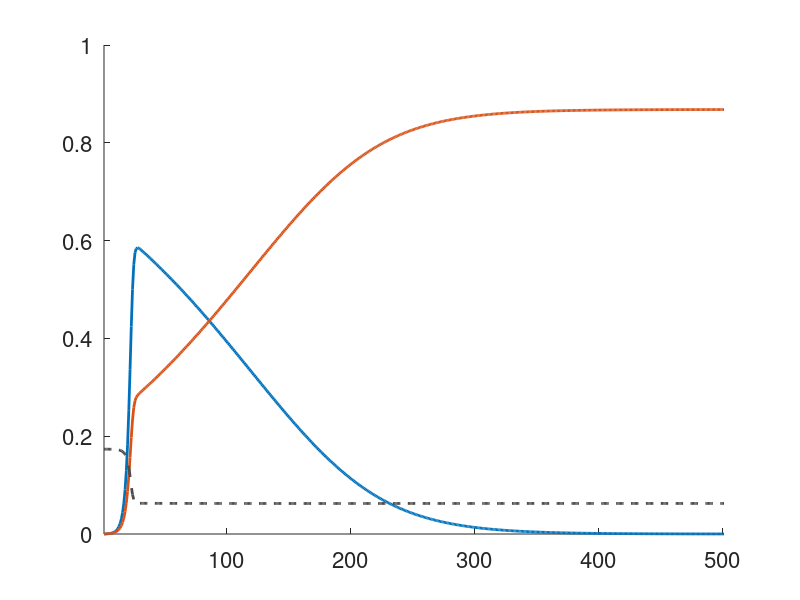
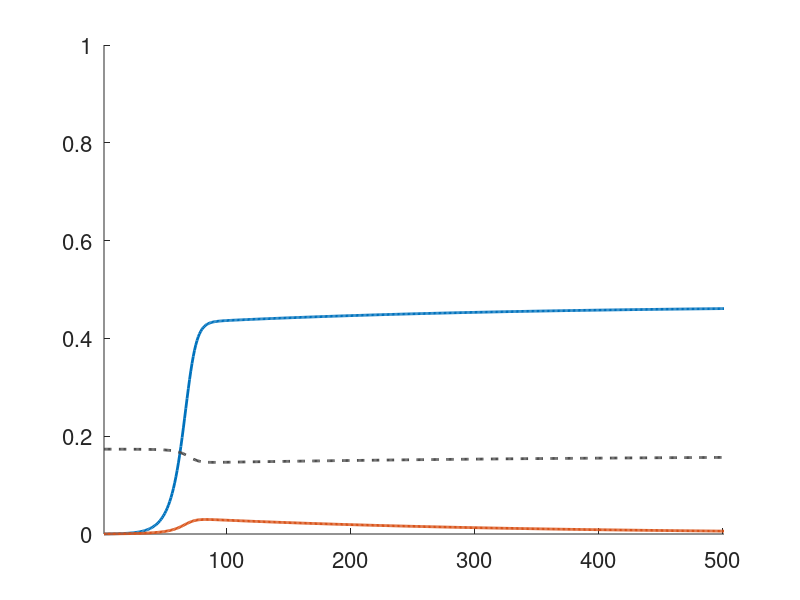

Recreate these plots in MATLAB, in order.
% This script generates the two 'single trial' panels in Figure 4. The
% remaining 'overview' panel in Figure 4 was made in powerpoint using the
% data saved in "Eq_Genotype_Freqs_N=20.mat" and plotted in heatmap form
% in Figure 2.

clearvars
close all
clc

% Specify parameter inputs %%%%%%%%%%%%%%%%%%%%%%%%%%%%%%%%%%%%%%%%%%%%%%%%

T=500; % Generations.
B=1.435; % Benefit of cooperation.
CG=0.1; % Cost of cooperation.
CC=0.2; % Cost of plasmid carriage. 
N = 20; % Number of founders.
beta=0.95; % Plasmid transfer rate.

% specify initial genotype frequencies
x12(1) = 0.0001; % Initial frequency of genotype 12.
x11(1) = 0.0001; % Initial frequency of genotype 11.
x22(1) = 0.0001; % Initial frequency of genotype 22.
x21(1) = 0.0001; % Initial frequency of genotype 21.
x20(1) = 0.0001; % Initial frequency of genotype 20.
x10(1) = 0.9995;  % Initial frequency of genotype 10 (chromosomal defectors initially common).

%%%%%%%%%%%%%%%%%%%%%%%%%%%%%%%%%%%%%%%%%%%%%%%%%%%%%%%%%%%%%%%%%%%%%%%%%%%


for s=[0.1 0.3]; % Plasmid loss rate (we plot graphs for two different values)


% The following code iterates the population genetic recursions described
% in the Appendix. It is copied from the 
% "FINAL_Script_to_generate_equilibrium_genotype_frequencies" script.

for t=1:T % Iterate recursions over T generations.   
    
    % Using for loops, we calculate patch cooperator frequencies,
    % for members of each genotype. In other words, here, we are
    % calculating the m_{A} terms described in the Appendix.
    
    clear m
    
    for i=[0:2]  % no. of 20,21 individuals
        for j=[0:2] % no. of 22,12 individuals
            for k=[0:2] % no. of 10 individuals
                for l=[0:2] % no. of 11 individuals
                    if i+j+k+l==2 || i+j+k+l==1
                          K=i+j+k+l;
                          m(i+1,j+1,k+1,l+1)= ( N*(i+j)+ beta*j*k + (K-N)*(beta*x10(t)*(-j+x12(t)*(K-N+1)+x22(t)*(K-N+1))+x12(t)*(-(beta*k+N))-x22(t)*(beta*k+N)-N*(x20(t)+x21(t))) )/(N^2) ;
                    end
                end
            end
        end
    end
    m10= m(0+1,0+1,1+1,0+1);
    m11= m(0+1,0+1,0+1,1+1);
    m12= m(0+1,1+1,0+1,0+1);
    m20= m(1+1,0+1,0+1,0+1);
    m21= m(1+1,0+1,0+1,0+1);
    m22= m(0+1,1+1,0+1,0+1);
    
    m2210= m(0+1,1+1,1+1,0+1);
    m2211= m(0+1,1+1,0+1,1+1);
    m2212= m(0+1,2+1,0+1,0+1);
    m2220= m(1+1,1+1,0+1,0+1);
    m2221= m(1+1,1+1,0+1,0+1);
    m2222= m(0+1,2+1,0+1,0+1);
    
    m2110= m(1+1,0+1,1+1,0+1);
    m2111= m(1+1,0+1,0+1,1+1);
    m2112= m(1+1,1+1,0+1,0+1);
    m2121= m(2+1,0+1,0+1,0+1);
    m2120= m(2+1,0+1,0+1,0+1);
    
    m2010= m(1+1,0+1,1+1,0+1);
    m2011= m(1+1,0+1,0+1,1+1);
    m2012= m(1+1,1+1,0+1,0+1);
    m2020= m(2+1,0+1,0+1,0+1);

    m1210= m(0+1,1+1,1+1,0+1);
    m1211= m(0+1,1+1,0+1,1+1);
    m1212= m(0+1,2+1,0+1,0+1);

    m1110= m(0+1,0+1,1+1,1+1);
    m1111= m(0+1,0+1,0+1,2+1);
   
    m1010= m(0+1,0+1,2+1,0+1);  
    
    % Having calculated patch cooperator frequencies, we can now explicitly
    % calculate mean population fitness (equation also given in the
    % Appendix).
    
    W(t) = (x22(t)*((1/N)*(1+m22*B-CG-CC)+((N-1)/N)*(x22(t)*(1+m2222*B-CG-CC)+x21(t)*(1+m2221*B-CG-CC)+x20(t)*(1+beta)*(1+m2220*B-CG-CC)+x12(t)*(1+m2212*B-CG-CC)+x11(t)*(1+m2211*B-CG-CC)+x10(t)*(1+m2210*B-CG-CC)))+beta*((N-1)/N)*x20(t)*x12(t)*(1+m2012*B-CG-CC))+(x21(t)*((1/N)*(1+m21*B-CG-CC)+((N-1)/N)*(x22(t)*(1+m2221*B-CG-CC)+x21(t)*(1+m2121*B-CG-CC)+x20(t)*(1+beta)*(1+m2120*B-CG-CC)+x12(t)*(1+m2112*B-CG-CC)+x11(t)*(1+m2111*B-CG-CC)+x10(t)*(1+m2110*B-CG-CC)))+beta*((N-1)/N)*x20(t)*x11(t)*(1+m2011*B-CG-CC))+(x20(t)*((1/N)*(1+m20*B-CG)+((N-1)/N)*(x22(t)*(1-beta)*(1+m2220*B-CG)+x21(t)*(1-beta)*(1+m2120*B-CG)+x20(t)*(1+m2020*B-CG)+x12(t)*(1-beta)*(1+m2012*B-CG)+x11(t)*(1-beta)*(1+m2011*B-CG)+x10(t)*(1+m2010*B-CG))))+(x12(t)*((1/N)*(1+m12*B-CG-CC)+((N-1)/N)*(x22(t)*(1+m2212*B-CG-CC)+x21(t)*(1+m2112*B-CG-CC)+x20(t)*(1+m2012*B-CG-CC)+x12(t)*(1+m1212*B-CG-CC)+x11(t)*(1+m1211*B-CG-CC)+x10(t)*(1+beta)*(1+m1210*B-CG-CC)))+beta*((N-1)/N)*x22(t)*x10(t)*(1+m2210*B-CG-CC))+(x11(t)*((1/N)*(1+m11*B-CC)+((N-1)/N)*(x22(t)*(1+m2211*B-CC)+x21(t)*(1+m2111*B-CC)+x20(t)*(1+m2011*B-CC)+x12(t)*(1+m1211*B-CC)+x11(t)*(1+m1111*B-CC)+x10(t)*(1+beta)*(1+m1110*B-CC)))+beta*((N-1)/N)*x21(t)*x10(t)*(1+m2110*B-CC))+(x10(t)*((1/N)*(1+m10*B)   +((N-1)/N)*(x22(t)*(1-beta)*(1+m2210*B)   +x21(t)*(1-beta)*(1+m2110*B)   +x20(t)*(1+m2010*B)   +x12(t)*(1-beta)*(1+m1210*B)   +x11(t)*(1-beta)*(1+m1110*B)   +x10(t)*(1+m1010*B))));

    % Having calculated patch cooperator frequencies and mean population
    % fitness, we can now explicitly calculate the frequency of each
    % genotype after selection (and before plasmid loss).
    
    x22M = (x22(t)*((1/N)*(1+m22*B-CG-CC)+((N-1)/N)*(x22(t)*(1+m2222*B-CG-CC)+x21(t)*(1+m2221*B-CG-CC)+x20(t)*(1+beta)*(1+m2220*B-CG-CC)+x12(t)*(1+m2212*B-CG-CC)+x11(t)*(1+m2211*B-CG-CC)+x10(t)*(1+m2210*B-CG-CC)))+beta*((N-1)/N)*x20(t)*x12(t)*(1+m2012*B-CG-CC))/W(t); 
    x21M = (x21(t)*((1/N)*(1+m21*B-CG-CC)+((N-1)/N)*(x22(t)*(1+m2221*B-CG-CC)+x21(t)*(1+m2121*B-CG-CC)+x20(t)*(1+beta)*(1+m2120*B-CG-CC)+x12(t)*(1+m2112*B-CG-CC)+x11(t)*(1+m2111*B-CG-CC)+x10(t)*(1+m2110*B-CG-CC)))+beta*((N-1)/N)*x20(t)*x11(t)*(1+m2011*B-CG-CC))/W(t);  
    x20M = (x20(t)*((1/N)*(1+m20*B-CG)+((N-1)/N)*(x22(t)*(1-beta)*(1+m2220*B-CG)+x21(t)*(1-beta)*(1+m2120*B-CG)+x20(t)*(1+m2020*B-CG)+x12(t)*(1-beta)*(1+m2012*B-CG)+x11(t)*(1-beta)*(1+m2011*B-CG)+x10(t)*(1+m2010*B-CG))))/W(t);
    x12M = (x12(t)*((1/N)*(1+m12*B-CG-CC)+((N-1)/N)*(x22(t)*(1+m2212*B-CG-CC)+x21(t)*(1+m2112*B-CG-CC)+x20(t)*(1+m2012*B-CG-CC)+x12(t)*(1+m1212*B-CG-CC)+x11(t)*(1+m1211*B-CG-CC)+x10(t)*(1+beta)*(1+m1210*B-CG-CC)))+beta*((N-1)/N)*x22(t)*x10(t)*(1+m2210*B-CG-CC))/W(t); 
    x11M = (x11(t)*((1/N)*(1+m11*B-CC)+((N-1)/N)*(x22(t)*(1+m2211*B-CC)+x21(t)*(1+m2111*B-CC)+x20(t)*(1+m2011*B-CC)+x12(t)*(1+m1211*B-CC)+x11(t)*(1+m1111*B-CC)+x10(t)*(1+beta)*(1+m1110*B-CC)))+beta*((N-1)/N)*x21(t)*x10(t)*(1+m2110*B-CC))/W(t);
    x10M = (x10(t)*((1/N)*(1+m10*B)   +((N-1)/N)*(x22(t)*(1-beta)*(1+m2210*B)   +x21(t)*(1-beta)*(1+m2110*B)   +x20(t)*(1+m2010*B)   +x12(t)*(1-beta)*(1+m1210*B)   +x11(t)*(1-beta)*(1+m1110*B)   +x10(t)*(1+m1010*B))))/W(t);
      
    % And finally, we can calculate the freqeuncy of each genotype after
    % plasmid loss. This gives the frequency of each genotype at the start 
    % of the next generation, which is why we enter these values into the 
    % (t+1) position in the genotype frequency arrays.
    x22(t+1) = x22M*(1-s);
    x21(t+1) = x21M*(1-s);
    x20(t+1) = x20M + x21M*s + x22M*s;
    x12(t+1) = x12M*(1-s);
    x11(t+1) = x11M*(1-s);
    x10(t+1) = x10M + x12M*s + x11M*s;
    
end

% This records the plasmid frequency over time.
res_plas = x22+x21+x12+x11 ; 

% This records the cooperator frequency over time.
res_coop = x21+x22+x12+x20 ; 

% This records plasmid relatedness over time.
res_rel = (((x12 + x22) - (beta.*(x12 + x22).*(N - 1).*((x12 + x22) + (x11 + x21) - 1))./N).^2 - ((x12 + x22) + (x12 + x22).^2.*(N - 1) - (2.*beta.*(x12 + x22).*(N - 1).*((x12 + x22) + (x11 + x21) - 1).*(N.*(x12 + x22) - 2.*(x12 + x22) + 1))./N - (beta.^2.*(x12 + x22).*(N - 1).*((x12 + x22) + (x11 + x21) - 1).*(N.*(x12 + x22) - 2.*(x12 + x22) + 1))./N.^2 + (beta.^2.*(x12 + x22).*(N - 1).*(N - 2).*((x12 + x22) + (x11 + x21) - 1).^2.*(N.*(x12 + x22) - 3.*(x12 + x22) + 1))./N.^2)./N)./(((x12 + x22) - (beta.*(x12 + x22).*(N - 1).*((x12 + x22) + (x11 + x21) - 1))./N).^2 - (x12 + x22) + (beta.^2.*(x12 + x22).*(N - 1).*((x12 + x22) + (x11 + x21) - 1).*(N.*(x12 + x22) - 2.*(x12 + x22) + 1))./N.^2);

% This records plasmid cooperativeness over time.
res_plas_coop = (x22+x12) ./ res_plas;

% This sets plasmid cooperativeness to undefined when the plasmid is absent.
res_plas_coop(res_plas<0.00001)=NaN;

% This sets plasmid relatedness to undefined when the plasmid is absent.
res_rel(res_plas<0.00001)=NaN;


figure % new figure panel

hold on % plot multiple lines on same figure

% plots freuqency of the 12 genotype
plot(1:T+1,x12,'LineWidth',2)

% plots freuqency of the 11 genotype
plot(1:T+1,x11,'LineWidth',2)

% plots plasmid relatedness
plot(1:T+1,res_rel,'LineWidth',2,'LineStyle','--','Color',[0.3 0.3 0.3])
hold off

% formatting 
xlim([1 T+1])
ylim([0 1])
box off
set(gcf,'color','white')
set(gca,'fontsize',16)
yticks([0:0.2:1])

end